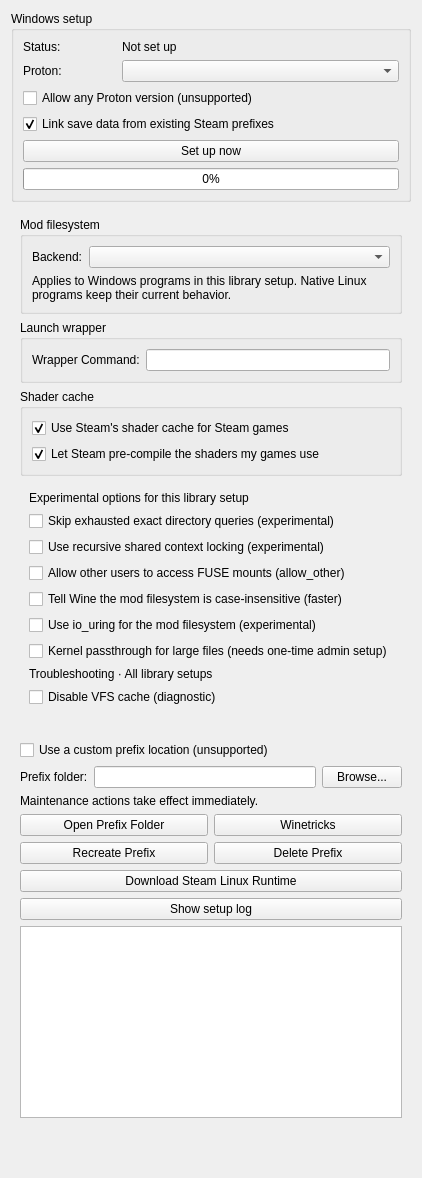
         <widget class="QWidget" name="compatibilityScrollContents">
          <layout class="QVBoxLayout" name="compatibilityScrollContentsLayout">
           <item>
            <widget class="QGroupBox" name="groupBox_62">
             <layout class="QGridLayout" name="gridLayout_37">
              <item row="0" column="0">
               <widget class="QLabel" name="label_64">
                <property name="text">
                 <string>Status:</string>
                </property>
               </widget>
              </item>
              <item row="0" column="1" colspan="3">
               <widget class="QLabel" name="protonStatusLabel">
                <property name="text">
                 <string>Not set up</string>
                </property>
               </widget>
              </item>
              <item row="1" column="0">
               <widget class="QLabel" name="label_62">
                <property name="text">
                 <string>Proton:</string>
                </property>
               </widget>
              </item>
              <item row="1" column="1" colspan="3">
               <widget class="QComboBox" name="protonVersionCombo"/>
              </item>
              <item row="2" column="0" colspan="4">
               <widget class="QCheckBox" name="allowUnsupportedProtonCheckBox">
                <property name="text">
                 <string>Allow any Proton version (unsupported)</string>
                </property>
                <property name="toolTip">
                 <string>Fluorine supports Proton 11 and newer. Enable this to pick older versions, but no support is provided for them.</string>
                </property>
               </widget>
              </item>
              <item row="3" column="0" colspan="4">
               <widget class="QCheckBox" name="linkSteamSaveDataCheckBox">
                <property name="text">
                 <string>Link save data from existing Steam prefixes</string>
                </property>
                <property name="toolTip">
                 <string>When creating the prefix, symlink game save folders from your Steam prefixes into Fluorine's prefix instead of leaving it empty. Turn off to move saves by hand.</string>
                </property>
                <property name="checked">
                 <bool>true</bool>
                </property>
               </widget>
              </item>
              <item row="4" column="0" colspan="4">
               <widget class="QPushButton" name="createPrefixButton">
                <property name="text">
                 <string>Set up now</string>
                </property>
                <property name="toolTip">
                 <string>Create Fluorine’s Windows environment now, using the selected Proton version and prefix folder.</string>
                </property>
               </widget>
              </item>
              <item row="5" column="0" colspan="4">
               <widget class="QLabel" name="runtimeSetupNote">
                <property name="wordWrap">
                 <bool>true</bool>
                </property>
                <property name="text">
                 <string>Proton is shared across your library.</string>
                </property>
               </widget>
              </item>
              <item row="5" column="0" colspan="4">
               <widget class="QProgressBar" name="protonProgressBar">
                <property name="value">
                 <number>0</number>
                </property>
               </widget>
              </item>
             </layout>
             <property name="title">
              <string>Windows setup</string>
             </property>
            </widget>
           </item>
           <item>
            <widget class="QWidget" name="advancedCompatibilityContent">
             <layout class="QVBoxLayout" name="advancedCompatibilityContentLayout">
              <item>
               <widget class="QGroupBox" name="groupBox_65">
                <layout class="QVBoxLayout" name="verticalLayout_39">
                 <item>
                  <layout class="QFormLayout" name="vfsBackendLayout">
                   <item row="0" column="0">
                    <widget class="QLabel" name="vfsBackendLabel">
                     <property name="text">
                      <string>Backend:</string>
                     </property>
                    </widget>
                   </item>
                   <item row="0" column="1">
                    <widget class="QComboBox" name="vfsBackendComboBox">
                     <property name="toolTip">
                      <string>Select the virtual filesystem used by Windows executables in this library setup. Native Linux executables continue to use FUSE. USVFS is experimental and requires the bundled Wine-side helper.</string>
                     </property>
                    </widget>
                   </item>
                  </layout>
                 </item>
                 <item>
                  <widget class="QLabel" name="vfsBackendDescriptionLabel">
                   <property name="wordWrap">
                    <bool>true</bool>
                   </property>
                   <property name="text">
                    <string>Applies to Windows programs in this library setup. Native Linux programs keep their current behavior.</string>
                   </property>
                  </widget>
                 </item>
                </layout>
                <property name="title">
                 <string>Mod filesystem</string>
                </property>
               </widget>
              </item>
              <item>
               <widget class="QGroupBox" name="groupBox_64">
                <layout class="QVBoxLayout" name="verticalLayout_38">
                 <item>
                  <layout class="QHBoxLayout" name="horizontalLayout_14">
                   <item>
                    <widget class="QLabel" name="label_65">
                     <property name="text">
                      <string>Wrapper Command:</string>
                     </property>
                    </widget>
                   </item>
                   <item>
                    <widget class="QLineEdit" name="launchWrapperEdit"/>
                   </item>
                  </layout>
                 </item>
                </layout>
                <property name="title">
                 <string>Launch wrapper</string>
                </property>
                <property name="toolTip">
                 <string>This launch wrapper applies across all library setups.</string>
                </property>
               </widget>
              </item>
              <item>
               <widget class="QGroupBox" name="steamShaderCacheGroup">
                <layout class="QVBoxLayout" name="steamShaderCacheGroupLayout">
                 <item>
                  <widget class="QCheckBox" name="useSteamShaderCacheCheckBox">
                   <property name="text">
                    <string>Use Steam's shader cache for Steam games</string>
                   </property>
                   <property name="toolTip">
                    <string>Games installed through Steam load the shaders Steam has already compiled or downloaded for them, and add new ones to the same place. Games from other stores are not affected. Takes effect on the next launch.</string>
                   </property>
                   <property name="checked">
                    <bool>true</bool>
                   </property>
                  </widget>
                 </item>
                 <item>
                  <widget class="QCheckBox" name="recordSteamPipelinesCheckBox">
                   <property name="text">
                    <string>Let Steam pre-compile the shaders my games use</string>
                   </property>
                   <property name="toolTip">
                    <string>Records the shaders a Steam game creates, including ones added by mods, so Steam can compile them in the background for the next launch. Needs Steam's Shader Pre-Caching turned on and the option above. Takes effect on the next launch.</string>
                   </property>
                   <property name="checked">
                    <bool>true</bool>
                   </property>
                  </widget>
                 </item>
                </layout>
                <property name="title">
                 <string>Shader cache</string>
                </property>
               </widget>
              </item>
              <item>
               <widget class="QWidget" name="experimentalFilesystemGroup">
                <layout class="QVBoxLayout" name="experimentalFilesystemGroupLayout">
                 <item>
                  <widget class="QLabel" name="experimentalFilesystemNote">
                   <property name="wordWrap">
                    <bool>true</bool>
                   </property>
                   <property name="text">
                    <string>Experimental options for this library setup</string>
                   </property>
                  </widget>
                 </item>
                 <item>
                  <widget class="QCheckBox" name="usvfsExactQueryExhaustionCheckBox">
                   <property name="text">
                    <string>Skip exhausted exact directory queries (experimental)</string>
                   </property>
                   <property name="toolTip">
                    <string>Removes a redundant backing-directory continuation query after an exact virtual match. Disabled by default after a visual asset regression; enable only for one-at-a-time comparison testing.</string>
                   </property>
                  </widget>
                 </item>
                 <item>
                  <widget class="QCheckBox" name="usvfsSharedContextCheckBox">
                   <property name="text">
                    <string>Use recursive shared context locking (experimental)</string>
                   </property>
                   <property name="toolTip">
                    <string>Allows concurrent read-labelled USVFS operations after the audited write paths are separated. Disabled by default; synthetic concurrency improves, but Skyrim startup was neutral.</string>
                   </property>
                  </widget>
                 </item>
                 <item>
                  <widget class="QCheckBox" name="fuseAllowOtherCheckBox">
                   <property name="text">
                    <string>Allow other users to access FUSE mounts (allow_other)</string>
                   </property>
                   <property name="toolTip">
                    <string>Allow other users, including root, to access this library setup's FUSE mounts, subject to file permissions. Applies to the next mount. If needed, enabling this option offers to configure /etc/fuse.conf using administrator authentication. Disabled by default. Does not affect USVFS launches.</string>
                   </property>
                  </widget>
                 </item>
                 <item>
                  <widget class="QCheckBox" name="fuseCaseInsensitiveHintCheckBox">
                   <property name="text">
                    <string>Tell Wine the mod filesystem is case-insensitive (faster)</string>
                   </property>
                   <property name="toolTip">
                    <string>Wine scans a whole directory in userspace every time a file name is not found with exact case. The mod filesystem already matches names case-insensitively, so that scan can never find anything. With this on, the filesystem says so and Wine skips the scan, which makes missing-file probes several times faster in large directories. Applies to the next mount. Turn it off only to test whether a file lookup problem comes from this. Does not affect USVFS launches.</string>
                   </property>
                  </widget>
                 </item>
                 <item>
                  <widget class="QCheckBox" name="fuseIoUringCheckBox">
                   <property name="text">
                    <string>Use io_uring for the mod filesystem (experimental)</string>
                   </property>
                   <property name="toolTip">
                    <string>Carries FUSE requests over io_uring instead of /dev/fuse. Measured gains are mostly for many small files read in parallel; large sequential reads can be slightly slower. Requires the kernel parameter fuse.enable_uring=Y (kernel 6.14 or newer); enabling this option offers to set it using administrator authentication, and the setting lasts until reboot unless made permanent. Without it, the normal transport is used. Applies to the next mount. Does not affect USVFS launches.</string>
                   </property>
                  </widget>
                 </item>
                 <item>
                  <widget class="QCheckBox" name="fusePassthroughCheckBox">
                   <property name="text">
                    <string>Kernel passthrough for large files (needs one-time admin setup)</string>
                   </property>
                   <property name="toolTip">
                    <string>Large read-only files such as BA2 archives are read by the kernel straight from the real file instead of through Fluorine, which roughly triples streaming speed in tests. The kernel only allows this for a process with administrator rights, so enabling it offers a one-time authenticated install of a small helper program. Only that helper holds the extra permission; Fluorine does not. Files that cannot use it fall back to normal reads. Applies to the next mount. Does not affect USVFS launches.</string>
                   </property>
                  </widget>
                 </item>
                 <item>
                  <widget class="QLabel" name="cacheScopeNote">
                   <property name="wordWrap">
                    <bool>true</bool>
                   </property>
                   <property name="text">
                    <string>Troubleshooting · All library setups</string>
                   </property>
                  </widget>
                 </item>
                 <item>
                  <widget class="QCheckBox" name="disableVfsCacheCheckBox">
                   <property name="text">
                    <string>Disable VFS cache (diagnostic)</string>
                   </property>
                   <property name="toolTip">
                    <string>Zeroes the mod filesystem's kernel-facing cache timeouts instead of caching aggressively. Use this to test whether a "stale file" or "won't save" report is actually a VFS caching bug before chasing one — it is not meant to stay on, and will noticeably slow down modded games with large modlists.</string>
                   </property>
                  </widget>
                 </item>
                </layout>
               </widget>
              </item>
             </layout>
            </widget>
           </item>
           <item>
            <widget class="QWidget" name="protonMaintenanceContent">
             <layout class="QVBoxLayout" name="protonMaintenanceContentLayout">
              <item>
               <widget class="QCheckBox" name="customPrefixLocationCheckBox">
                <property name="text">
                 <string>Use a custom prefix location (unsupported)</string>
                </property>
                <property name="toolTip">
                 <string>By default Fluorine keeps its prefix in its own data folder. Enable this only if you understand that no support is provided for custom prefix locations.</string>
                </property>
               </widget>
              </item>
              <item>
               <layout class="QGridLayout" name="maintenancePrefixLayout">
                <item row="0" column="0">
                 <widget class="QLabel" name="label_63">
                  <property name="text">
                   <string>Prefix folder:</string>
                  </property>
                 </widget>
                </item>
                <item row="0" column="1">
                 <widget class="QLineEdit" name="prefixLocationEdit"/>
                </item>
                <item row="0" column="2">
                 <widget class="QPushButton" name="prefixLocationBrowseButton">
                  <property name="text">
                   <string>Browse...</string>
                  </property>
                 </widget>
                </item>
               </layout>
              </item>
              <item>
               <widget class="QLabel" name="maintenanceNote">
                <property name="wordWrap">
                 <bool>true</bool>
                </property>
                <property name="text">
                 <string>Maintenance actions take effect immediately.</string>
                </property>
               </widget>
              </item>
              <item>
               <layout class="QGridLayout" name="prefixMaintenanceButtons">
                <item row="0" column="0">
                 <widget class="QPushButton" name="openPrefixFolderButton">
                  <property name="text">
                   <string>Open Prefix Folder</string>
                  </property>
                 </widget>
                </item>
                <item row="0" column="1">
                 <widget class="QPushButton" name="winetricksButton">
                  <property name="text">
                   <string>Winetricks</string>
                  </property>
                  <property name="toolTip">
                   <string>Open the Winetricks GUI to install Windows libraries and components into the prefix.</string>
                  </property>
                 </widget>
                </item>
                <item row="1" column="0">
                 <widget class="QPushButton" name="recreatePrefixButton">
                  <property name="text">
                   <string>Recreate Prefix</string>
                  </property>
                 </widget>
                </item>
                <item row="1" column="1">
                 <widget class="QPushButton" name="deletePrefixButton">
                  <property name="text">
                   <string>Delete Prefix</string>
                  </property>
                 </widget>
                </item>
               </layout>
              </item>
              <item>
               <widget class="QPushButton" name="downloadSLRButton">
                <property name="text">
                 <string>Download Steam Linux Runtime</string>
                </property>
                <property name="toolTip">
                 <string>Install the Steam Linux Runtime used by supported Proton versions. This action downloads and installs the runtime immediately.</string>
                </property>
               </widget>
              </item>
              <item>
               <widget class="QPushButton" name="toggleInstallLog">
                <property name="checkable">
                 <bool>true</bool>
                </property>
                <property name="checked">
                 <bool>false</bool>
                </property>
                <property name="text">
                 <string>Show setup log</string>
                </property>
               </widget>
              </item>
              <item>
               <widget class="QTextEdit" name="nakInstallLog">
                <property name="readOnly">
                 <bool>true</bool>
                </property>
                <property name="visible">
                 <bool>false</bool>
                </property>
                <property name="maximumHeight">
                 <number>200</number>
                </property>
                <property name="font">
                 <font>
                  <family>monospace</family>
                  <pointsize>9</pointsize>
                 </font>
                </property>
               </widget>
              </item>
             </layout>
            </widget>
           </item>
           <item>
            <spacer name="compatibilitySpacer">
             <property name="orientation">
              <enum>Qt::Vertical</enum>
             </property>
             <property name="sizeHint" stdset="0">
              <size>
               <width>20</width>
               <height>40</height>
              </size>
             </property>
            </spacer>
           </item>
          </layout>
         </widget>
